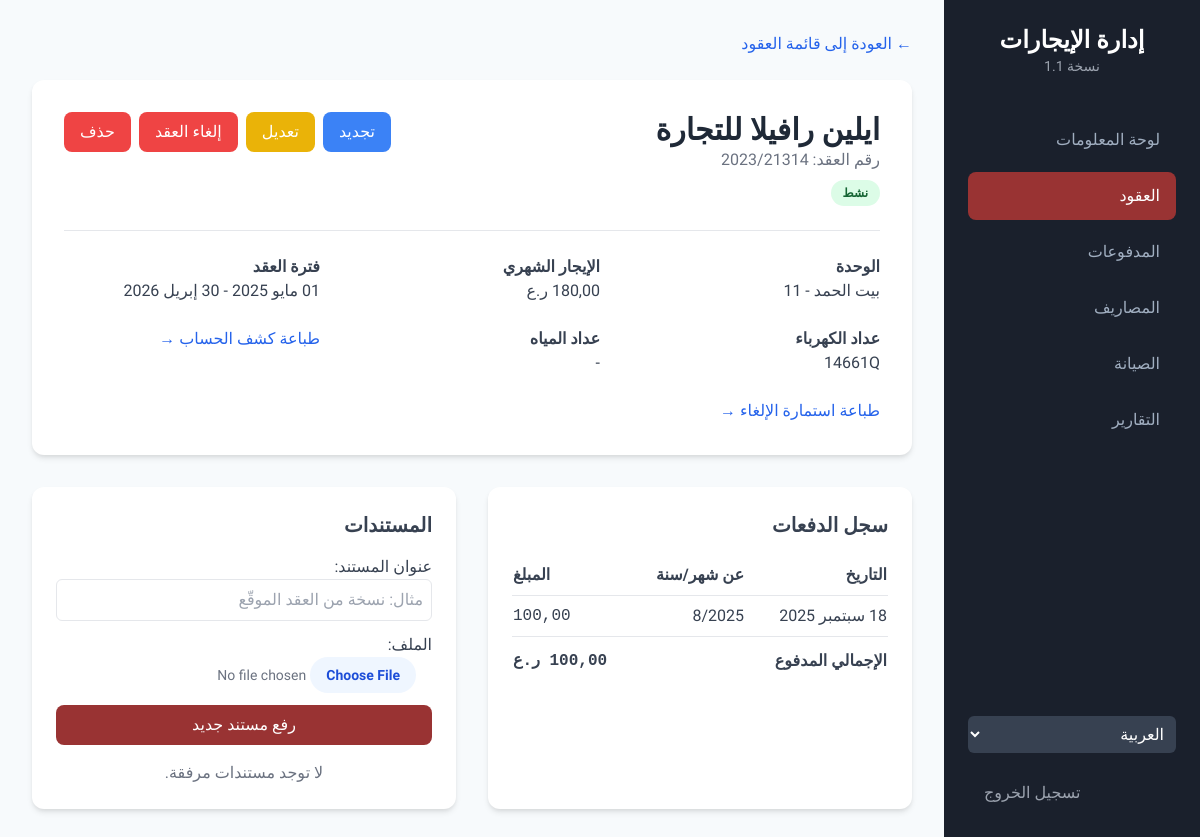
The app's page /dashboard/lease/1/ (signed in) with its own data.
### dashboard/models.py (models this page shows, shortened)
class Lease(models.Model):
    STATUS_CHOICES = [('active', _('نشط')), ('expiring_soon', _('قريب الانتهاء')), ('expired', _('منتهي')), ('cancelled', _('ملغي'))]
    unit = models.ForeignKey(Unit, on_delete=models.CASCADE, verbose_name=_("الوحدة"))
    tenant = models.ForeignKey(Tenant, on_delete=models.CASCADE, verbose_name=_("المستأجر"))
    contract_number = models.CharField(_("رقم العقد"), max_length=50, unique=True)
    contract_form_number = models.CharField(_("رقم نموذج العقد"), max_length=50, blank=True, null=True)
    monthly_rent = models.DecimalField(_("مبلغ الإيجار الشهري"), max_digits=10, decimal_places=2)
    start_date = models.DateField(_("تاريخ بدء العقد"))
    end_date = models.DateField(_("تاريخ انتهاء العقد"))
    electricity_meter = models.CharField(_("رقم عداد الكهرباء"), max_length=50, blank=True, null=True)
    water_meter = models.CharField(_("رقم عداد المياه"), max_length=50, blank=True, null=True)
    status = models.CharField(_("حالة العقد"), max_length=20, choices=STATUS_CHOICES, default='active', editable=False)
    office_fee = models.DecimalField(_("رسوم المكتب"), max_digits=10, decimal_places=2, default=5.00)
    admin_fee = models.DecimalField(_("الرسوم الإدارية"), max_digits=10, decimal_places=2, default=1.00)
    registration_fee = models.DecimalField(_("رسوم تسجيل العقد (3%)"), max_digits=10, decimal_places=2, blank=True)
    class Meta:
        verbose_name = _("عقد إيجار")
        verbose_name_plural = _("عقود الإيجار")
    def get_status_color(self):
        if self.status == 'active': return 'active'
        if self.status == 'expiring_soon': return 'expiring'
        if self.status == 'expired': return 'expired'
        return 'cancelled'
    def get_payment_summary(self):
        summary = []
        payments = self.payments.all().order_by('payment_for_year', 'payment_for_month')
        current_date = self.start_date
        while current_date <= self.end_date:
            year, month = current_date.year, current_date.month
            paid_for_month = payments.filter(payment_for_year=year, payment_for_month=month).aggregate(total=Sum('amount'))['total'] or 0
            balance = self.monthly_rent - paid_for_month
            status = 'due'
            if paid_for_month >= self.monthly_rent:
                status = 'paid'
            elif paid_for_month > 0:
                status = 'partial'
            today = timezone.now().date()
            if current_date.year > today.year or (current_date.year == today.year and current_date.month > today.month):
                status = 'upcoming'
            summary.append({
                'month': month,
                'year': year,
                'month_name': _(current_date.strftime('%B')),
                'rent_due': self.monthly_rent,
                'amount_paid': paid_for_month,
                'balance': balance,
                'status': status
            })
            current_date += relativedelta(months=1)
        return summary

class Tenant(models.Model):
    TENANT_TYPE_CHOICES = [('individual', _('فرد')), ('company', _('شركة'))]
    user = models.OneToOneField(User, on_delete=models.SET_NULL, null=True, blank=True, verbose_name=_("حساب المستخدم"), help_text=_("اربط المستأجر بحساب مستخدم لتسجيل الدخول إلى البوابة."))
    name = models.CharField(_("اسم المستأجر"), max_length=150)
    tenant_type = models.CharField(_("نوع المستأجر"), max_length=20, choices=TENANT_TYPE_CHOICES)
    phone = models.CharField(_("رقم الهاتف"), max_length=15)
    email = models.EmailField(_("البريد الإلكتروني"), blank=True, null=True)
    authorized_signatory = models.CharField(_("المفوض بالتوقيع"), max_length=150, blank=True, null=True, help_text=_("يُملأ فقط في حال كان المستأجر شركة"))
    class Meta:
        verbose_name = _("مستأجر")
        verbose_name_plural = _("المستأجرين")

class Unit(models.Model):
    UNIT_TYPE_CHOICES = [('office', _('مكتب')), ('apartment', _('شقة')), ('shop', _('محل'))]
    building = models.ForeignKey(Building, on_delete=models.CASCADE, verbose_name=_("المبنى"))
    unit_number = models.CharField(_("رقم الوحدة"), max_length=20)
    unit_type = models.CharField(_("نوع الوحدة"), max_length=20, choices=UNIT_TYPE_CHOICES)
    floor = models.IntegerField(_("الطابق"))
    is_available = models.BooleanField(_("متاحة للإيجار"), default=True)
    class Meta:
        verbose_name = _("وحدة")
        verbose_name_plural = _("الوحدات")
    def __str__(self):
        return f"{self.building.name} - {self.unit_number}"

class Building(models.Model):
    name = models.CharField(_("اسم المبنى"), max_length=100)
    address = models.TextField(_("العنوان"))
    class Meta:
        verbose_name = _("مبنى")
        verbose_name_plural = _("المباني")

class Payment(models.Model):
    lease = models.ForeignKey(Lease, on_delete=models.CASCADE, related_name='payments', verbose_name=_("العقد"))
    payment_date = models.DateField(_("تاريخ الدفع"))
    amount = models.DecimalField(_("المبلغ المدفوع"), max_digits=10, decimal_places=2)
    payment_for_month = models.IntegerField(_("دفعة عن شهر"), choices=[(i, _(str(i))) for i in range(1, 13)])
    payment_for_year = models.IntegerField(_("دفعة عن سنة"), default=timezone.now().year)
    notes = models.TextField(_("ملاحظات"), blank=True, null=True)
    class Meta:
        verbose_name = _("دفعة")
        verbose_name_plural = _("الدفعات")
        ordering = ['-payment_date']
        unique_together = ('lease', 'payment_for_month', 'payment_for_year')

### dashboard/views.py (the view)
# urls.py: path('lease/<int:pk>/', LeaseDetailView.as_view(), name='lease_detail'),
class LeaseDetailView(StaffRequiredMixin, DetailView):
    model = Lease
    template_name = 'dashboard/lease_detail.html'
    context_object_name = 'lease'
    def get_context_data(self, **kwargs):
        context = super().get_context_data(**kwargs)
        context['document_form'] = DocumentForm()
        context['paymnt_summary'] = self.object.get_payment_summary()
        context['total_paid'] = self.object.payments.aggregate(total=Sum('amount'))['total'] or 0
        context['payments'] = self.object.payments.all()
        return context

### dashboard/forms.py
class DocumentForm(forms.ModelForm):
    class Meta:
        model = Document
        fields = ['title', 'file']
    def __init__(self, *args, **kwargs):
        super().__init__(*args, **kwargs)
        self.fields['title'].widget.attrs.update({'class': 'w-full p-2 border rounded-md', 'placeholder': _('مثال: نسخة من العقد الموقّع')})
        self.fields['file'].widget.attrs.update({'class': 'w-full text-sm text-gray-500 file:mr-4 file:py-2 file:px-4 file:rounded-full file:border-0 file:text-sm file:font-semibold file:bg-blue-50 file:text-blue-700 hover:file:bg-blue-100'})

### dashboard/views.py (called while the page is built)
    def test_func(self):
        return self.request.user.is_staff

### dashboard/templates/dashboard/lease_detail.html (shortened to what this page needs)
{% extends 'dashboard/base.html' %}
{% load i18n %}
{% block content %}
<div class="mb-6"><a href="{% url 'lease_list' %}" class="text-blue-600 hover:underline">&larr; {% trans "العودة إلى قائمة العقود" %}</a></div>
<div class="card p-8 mb-8">
    <div class="flex justify-between items-start">
        <div>
            <h2 class="text-3xl font-bold text-gray-800">{{ lease.tenant.name }}</h2>
            <p class="text-gray-500">{% trans "رقم العقد" %}: {{ lease.contract_number }}</p>
            <span class="status-badge status-{{ lease.get_status_color }} mt-2 inline-block">{{ lease.get_status_display }}</span>
        </div>
        <div class="flex space-x-2 rtl:space-x-reverse">
            {% if lease.status != 'canceled' and lease.status != 'expired' %}
            <a href="{% url 'lease_renew' lease.pk %}" class="bg-blue-500 text-white py-2 px-4 rounded-lg">{% trans "تجديد" %}</a>
            <a href="{% url 'lease_update' lease.pk %}" class="bg-yellow-500 text-white py-2 px-4 rounded-lg">{% trans "تعديل" %}</a>
            <form action="{% url 'lease_cancel' lease.pk %}" method="post" onsubmit="return confirm('{% trans "هل أنت متأكد من  رغبتك في الغاء هذا العقد؟" %}');">
                <button type="submit" class="bg-red-500 text-white py-2 px-4 rounded-lg">{% trans "إلغاء العقد" %}</button>
            </form>
            {% endif %}
            <a href="{% url 'lease_delete' lease.pk %}" class="bg-red-500 text-white py-2 px-4 rounded-lg">{% trans "حذف" %}</a>
        </div>
    </div>
    <div class="border-t my-6"></div>
    <div class="grid grid-cols-1 md:grid-cols-3 gap-6">
        <div><h4 class="font-bold">{% trans "الوحدة" %}</h4><p>{{ lease.unit }}</p></div>
        <div><h4 class="font-bold">{% trans "الإيجار الشهري" %}</h4><p>{{ lease.monthly_rent|floatformat:2 }} {% trans "ر.ع" %}</p></div>
        <div><h4 class="font-bold">{% trans "فترة العقد" %}</h4><p>{{ lease.start_date|date:"d M Y" }} - {{ lease.end_date|date:"d M Y" }}</p></div>
        <div><h4 class="font-bold">{% trans "عداد الكهرباء" %}</h4><p>{{ lease.electricity_meter|default:"-" }}</p></div>
        <div><h4 class="font-bold">{% trans "عداد المياه" %}</h4><p>{{ lease.water_meter|default:"-" }}</p></div>
        <div><a href="{% url 'report_tenant_statement' lease.pk %}" target="_blank" class="text-blue-600 hover:underline">{% trans "طباعة كشف الحساب" %} &rarr;</a></div>
        <div>
                <a href="{% url 'generate_lease_cancellation_pdf' lease.pk %}" target="_blank" class="text-blue-600 hover:underline">
                    {% trans "طباعة استمارة الإلغاء" %} &rarr;
                </a>
            </div>
    </div>
</div>
<div class="grid grid-cols-1 lg:grid-cols-2 gap-8">
    <div class="card p-6">
        <h3 class="text-xl font-bold mb-4">{% trans "سجل الدفعات" %}</h3>
        <table class="w-full">
            <thead><tr class="border-b"><th class="text-start py-2">{% trans "التاريخ" %}</th><th class="text-start py-2">{% trans "عن شهر/سنة" %}</th><th class="text-end py-2">{% trans "المبلغ" %}</th></tr></thead>
            <tbody>
                {% for payment in payments %}
                <tr class="border-b"><td class="py-2">{{ payment.payment_date|date:"d M Y" }}</td><td class="py-2">{{ payment.payment_for_month }}/{{ payment.payment_for_year }}</td><td class="py-2 text-end font-mono">{{ payment.amount|floatformat:2 }}</td></tr>
                {% empty %}
                <tr><td colspan="3" class="py-4 text-center text-gray-500">{% trans "لا توجد دفعات مسجلة." %}</td></tr>
                {% endfor %}
            </tbody>
            <tfoot><tr class="font-bold"><td class="py-3">{% trans "الإجمالي المدفوع" %}</td><td></td><td class="py-3 text-end font-mono">{{ total_paid|floatformat:2 }} {% trans "ر.ع" %}</td></tr></tfoot>
        </table>
    </div>
    <div class="card p-6">
        <h3 class="text-xl font-bold mb-4">{% trans "المستندات" %}</h3>
        <form action="{% url 'document_upload' lease.pk %}" method="post" enctype="multipart/form-data" class="mb-4 space-y-3">
            {{ document_form.as_p }}
            <button type="submit" class="btn-primary w-full py-2 rounded-lg">{% trans "رفع مستند جديد" %}</button>
        </form>
        <ul class="space-y-2">
            {% for doc in lease.documents.all %}
            <li class="flex justify-between items-center bg-gray-50 p-3 rounded-md">
                <a href="{{ doc.file.url }}" target="_blank" class="text-blue-600 hover:underline">{{ doc.title }}</a>
                <a href="{% url 'document_delete' doc.pk %}" class="text-red-500 hover:text-red-700">{% trans "حذف" %}</a>
            </li>
            {% empty %}
            <li class="text-center text-gray-500">{% trans "لا توجد مستندات مرفقة." %}</li>
            {% endfor %}
        </ul>
    </div>
</div>
{% endblock %}

### records on screen
Lease: tenant.name "ايلين رافيلا للتجارة", contract_number "2023/21314", status "نشط", unit "بيت الحمد - 11", start_date "01 مايو 2025", end_date "30 إبريل 2026", electricity_meter "14661Q", water_meter "-"
Payment: payment_date "18 سبتمبر 2025", payment_for_month "8", payment_for_year "2025", amount "100,00"

### other values on screen
{{ total_paid|floatformat:2 }} "100,00"
form field language "العربية"
